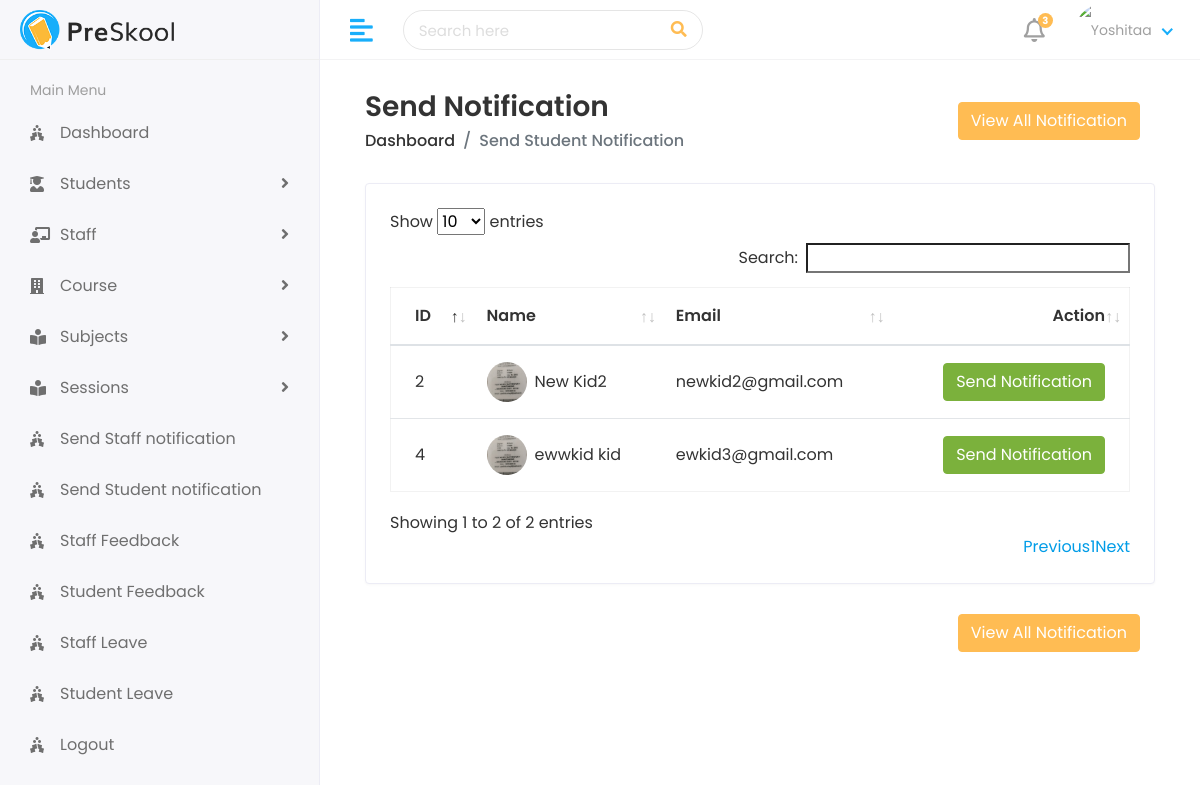
Page /hod/student/send_notification (signed in) on the committed database.
### app/models.py (models this page shows, shortened)
class Student(models.Model):
    admin = models.OneToOneField(CustomUser, on_delete = models.CASCADE)
    address = models.TextField()
    gender = models.CharField(max_length=100)
    course_id = models.ForeignKey(Course,on_delete=models.DO_NOTHING)
    session_year_id = models.ForeignKey(Session_Year, on_delete=models.DO_NOTHING)
    created_at= models.DateTimeField(auto_now_add=True)
    updated_at= models.DateTimeField(auto_now=True)

class CustomUser(AbstractUser):
    USER=(
        ('1', 'HOD'),
        ('2', 'STAFF'),
        ('3', 'STUDENT'),
    )
    user_type = models.CharField(choices=USER, max_length=60,default=1)
    profilePicture= models.ImageField(upload_to='media/profilePicture')

### project/hod_views.py (the view)
# urls.py: path('hod/student/send_notification', hod_views.student_send_notification, name ="student_send_notification"),
@login_required(login_url="/")
def student_send_notification(request):
    student = Student.objects.all()
    see_notification = Student_Notifaction.objects.all()
    context={
        'student': student,
        'see_notification': see_notification,
    }
    return render(request, 'hod/student_notification.html', context)

### templates/hod/student_notification.html (shortened to what this page needs)
{% extends 'base.html' %}
{% block content %}
<div class="content container-fluid">
    <div class="page-header">
       <div class="row align-items-center">
          <div class="col">
             <h3 class="page-title">Send Notification</h3>
             <ul class="breadcrumb">
                <li class="breadcrumb-item"><a href="index.html">Dashboard</a></li>
                <li class="breadcrumb-item active">Send Student Notification</li>
             </ul>
          </div>
          <div class="col-auto text-right float-right ml-auto">
            <div class="col-auto text-right float-right ml-auto">
                <button type="button" class="btn btn-primary" data-toggle="modal" data-target="#exampleModalCenter">
                  View All Notification
                </button>
            </div>
          </div>
       </div>
    </div>
    <div class="row">
       <div class="col-sm-12">
          <div class="card card-table">
             <div class="card-body">
                <div class="table-responsive">
                   <table id="table_id" class="table table-hover table-center mb-0">
                      <thead>
                         <tr>
                            <th>ID</th>
                            <th>Name</th>
                            <th>Email</th>
                            <th class="text-right">Action</th>
                         </tr>
                      </thead>
                      <tbody>
                        {% for i in student %}
                         <tr>
                            <td>{{i.id}}</td>
                            <td>
                               <h2 class="table-avatar">
                                  <a href="student-details.html" class="avatar avatar-sm mr-2"><img class="avatar-img rounded-circle" src="/{{i.admin.profilePicture}}" alt="User Image"></a>
                                  <a href="student-details.html">{{i.admin.first_name}} {{i.admin.last_name}}</a>
                               </h2>
                            </td>
                            <td>{{i.admin.email}}</td>
                            <td class="text-right">
                               <div class="actions">
                                 <button type="button" class="btn btn-success" data-toggle="modal" data-target="#exampleModalCenter1-{{forloop.counter}}">
                                    Send Notification
                                  </button>
                               </div>
                            </td>
                         </tr>
                         {% endfor %}
                      </tbody>
                   </table>
                </div>
             </div>
          </div>
       </div>
    </div>
    <div class="col-auto text-right float-right ml-auto">
        <button type="button" class="btn btn-primary" data-toggle="modal" data-target="#exampleModalCenter">
          View All Notification
        </button>
    </div>
{% endblock %}

### static/assets/css/style.css (style rules this page uses)
html { height: 100%; }
body { background-color: #fff; color: #333; font-family: 'Poppins', sans-serif; font-size: 1rem; height: 100%; line-height: 1.5; overflow-x: hidden; }
h1, h2, h3, h4, h5, h6 { font-family: 'Poppins', sans-serif; margin-top: 0; }
a { color: #009ce7; }
input, button, a { transition: all 0.4s ease; -moz-transition: all 0.4s ease; -o-transition: all 0.4s ease; -ms-transition: all 0.4s ease; -webkit-transition: all 0.4s ease; }
input, input:focus, button, button:focus { outline: none; }
ul, ol { padding: 0px; list-style: none; }
.table { color: #333; max-width: 100%; margin-bottom: 0; width: 100%; }
.table.dataTable { border-collapse: collapse !important; border: 1px solid rgba(0, 0, 0, 0.05); }
table.table td h2 { display: inline-block; font-size: inherit; font-weight: 400; margin: 0; padding: 0; vertical-align: middle; }
table.table td h2.table-avatar { align-items: center; display: inline-flex; font-size: inherit; font-weight: 400; margin: 0; padding: 0; vertical-align: middle; white-space: nowrap; }
table.table td h2 a { color: #333; }
.table thead tr th { font-weight: 600; }
.table tbody tr { border-bottom: 1px solid rgba(0, 0, 0, 0.05); }
.table.table-center td, .table.table-center th { vertical-align: middle; }
.card-table .card-body .table > thead > tr > th { border-top: 0; }
.card-table .card-body .table tr td:first-child, .card-table .card-body .table tr th:first-child { padding-left: 1.5rem; }
.card-table .card-body .table tr td:last-child, .card-table .card-body .table tr th:last-child { padding-right: 1.5rem; }
.card-table .table td, .card-table .table th { border-top: 1px solid #e2e5e8; padding: 1rem 0.75rem; white-space: nowrap; }
.btn-primary { background-color: #FFBC53; border: 1px solid #FFBC53; }
.btn-success { background-color: #7bb13c; border: 1px solid #7bb13c }
.card { border: 1px solid #ececf5; box-shadow: 0 1px 3px 0 rgba(0, 0, 0, 0.03); margin-bottom: 1.875rem; }
.card-body { padding: 1.5rem; }
.avatar { position: relative; display: inline-block; width: 3rem; height: 3rem }
.avatar > img { width: 100%; height: 100%; -o-object-fit: cover; object-fit: cover; }
.avatar-sm { width: 2.5rem; height: 2.5rem; }
.page-header { margin-bottom: 1.875rem; }
.page-header .breadcrumb { background-color: transparent; color: #6c757d; font-size: 1rem; font-weight: 500; margin-bottom: 0; padding: 0; }
.page-header .breadcrumb a { color: #333; }
.page-title { font-size: 28px; font-weight: 600; color: #333; margin-bottom: 5px; }

### rows in the picture
Student: id "2", admin.profilePicture (picture), admin.first_name "New", admin.last_name "Kid2", admin.email "newkid2@gmail.com"
Student: id "4", admin.profilePicture (picture), admin.first_name "ewwkid", admin.last_name "kid", admin.email "ewkid3@gmail.com"
